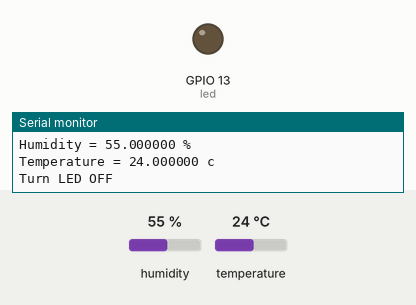
A sketch run on a simulated ESP32. On the bench: output pins drawn as LEDs (lit = HIGH), the last lines printed to the serial monitor. Inputs (shaded band) come from the test bench; at power-on: temperature 24 °C, humidity 55 %.

Above: at 2.8 s.
2.9 s: temperature set to 25 °C
5.6 s: temperature set to 26.4 °C
At 7.3 s:
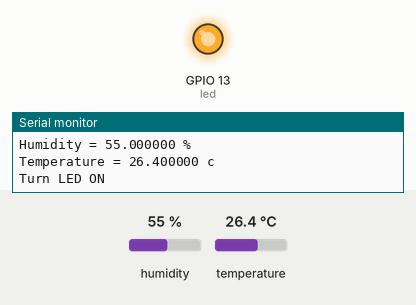
8.3 s: temperature set to 12 °C
At 10.8 s:
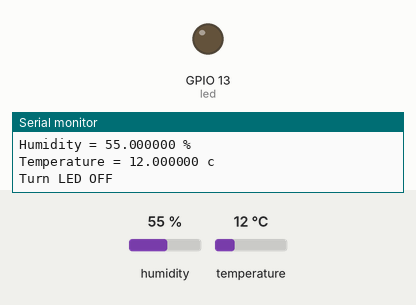
11.5 s: temperature set to 28 °C
At 12.5 s:
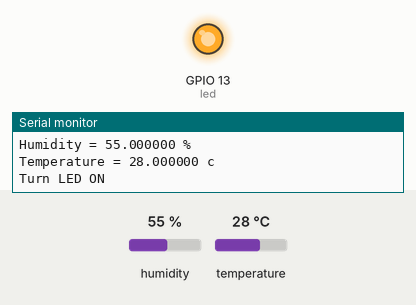
Timing chart, 0 to 14.5 s (numbered marks = the images above; inputs shaded):
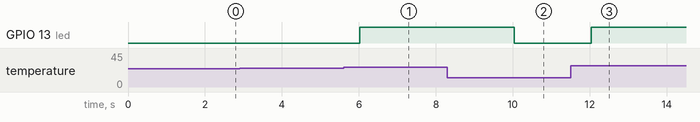

The sketch:

lab5.1.ino
```cpp
#include "DHT.h"
#define DHTPIN 4
#define DHTTYPE DHT22
DHT dht(DHTPIN, DHTTYPE);
int led = 13;
void setup() {
  // put your setup code here, to run once:
  Serial.begin(9600);
  dht.begin();
  pinMode(led, OUTPUT);
}

void loop() {
  float a = dht.readHumidity();
  float b = dht.readTemperature();
  Serial.printf("Humidity = %f %%\n",a);
  Serial.printf("Temperature = %f c\n",b);
  if(b>25.6){
    digitalWrite(led, HIGH);
    Serial.println("Turn LED ON");
  }else{
    digitalWrite(led, LOW);
    Serial.println("Turn LED OFF");
  }
  delay(1000);
  // put your main code here, to run repeatedly:

}
```

Measured:
- the behaviour switches between 25.5 and 25.6 °C on temperature (found by bisection; images 0 and 1)
- after the input at 5.6 s, GPIO 13 (led): LOW → HIGH after 0.42 s
- after the input at 8.3 s, GPIO 13 (led): HIGH → LOW after 1.7 s
- after the input at 11.5 s, GPIO 13 (led): LOW → HIGH after 0.54 s
